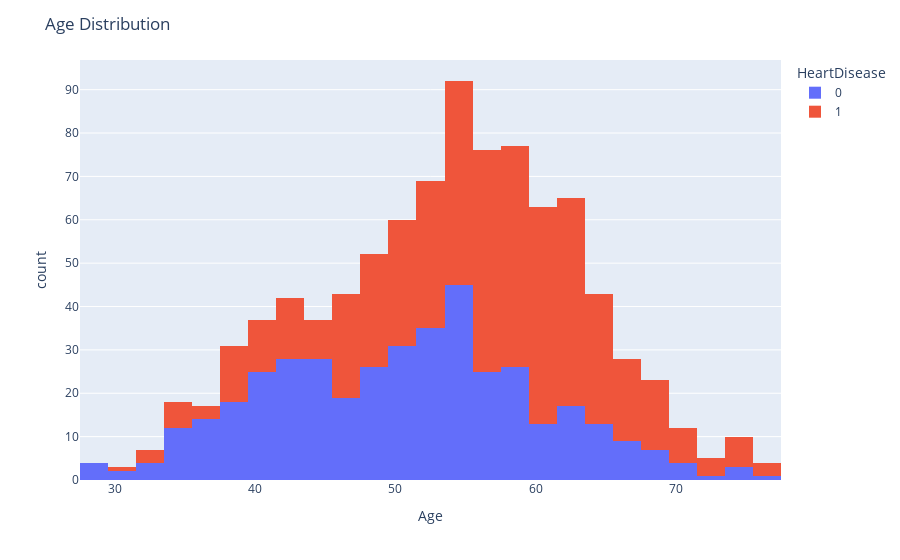

This figure's notebook cell:
### Code cell
px.histogram(df,x='Age',color='HeartDisease').update_layout(title='Age Distribution')

### Figure 1 — Plotly figure (JSON) as saved in the notebook; plotly's stock layout.template omitted (floating-point values rounded to 4 significant figures; data arrays with more than 128 entries replaced by an {"elided": "..."} marker saying what was removed)
{"data": [{"alignmentgroup": "True", "bingroup": "x", "hovertemplate": "HeartDisease=0<br>Age=%{x}<br>count=%{y}<extra></extra>", "legendgroup": "0", "marker": {"color": "#636efa", "pattern": {"shape": ""}}, "name": "0", "offsetgroup": "0", "orientation": "v", "showlegend": true, "type": "histogram", "x": {"elided": "410 int values"}, "xaxis": "x", "yaxis": "y"}, {"alignmentgroup": "True", "bingroup": "x", "hovertemplate": "HeartDisease=1<br>Age=%{x}<br>count=%{y}<extra></extra>", "legendgroup": "1", "marker": {"color": "#EF553B", "pattern": {"shape": ""}}, "name": "1", "offsetgroup": "1", "orientation": "v", "showlegend": true, "type": "histogram", "x": {"elided": "508 int values"}, "xaxis": "x", "yaxis": "y"}], "layout": {"barmode": "relative", "legend": {"title": {"text": "HeartDisease"}, "tracegroupgap": 0}, "margin": {"t": 60}, "title": {"text": "Age Distribution"}, "xaxis": {"anchor": "y", "domain": [0, 1], "title": {"text": "Age"}}, "yaxis": {"anchor": "x", "domain": [0, 1], "title": {"text": "count"}}}}
